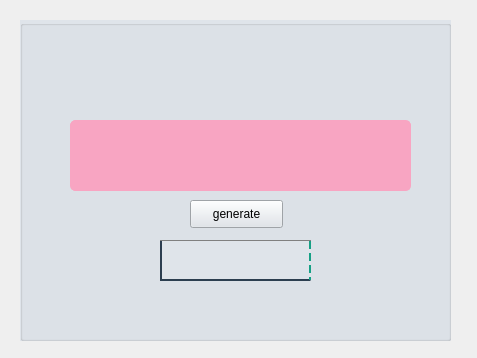
<?xml version="1.0" encoding="UTF-8"?>
<ui version="4.0">
 <class>Form</class>
 <widget class="QWidget" name="Form">
  <property name="geometry">
   <rect>
    <x>0</x>
    <y>0</y>
    <width>477</width>
    <height>358</height>
   </rect>
  </property>
  <property name="windowTitle">
   <string>Form</string>
  </property>
  <widget class="QGroupBox" name="groupBox">
   <property name="geometry">
    <rect>
     <x>20</x>
     <y>20</y>
     <width>431</width>
     <height>321</height>
    </rect>
   </property>
   <property name="styleSheet">
    <string notr="true">background-color : #dfe4ea ;</string>
   </property>
   <property name="title">
    <string/>
   </property>
   <widget class="QPushButton" name="pushButton">
    <property name="geometry">
     <rect>
      <x>170</x>
      <y>180</y>
      <width>93</width>
      <height>28</height>
     </rect>
    </property>
    <property name="text">
     <string>generate</string>
    </property>
   </widget>
   <widget class="QLabel" name="label_2">
    <property name="geometry">
     <rect>
      <x>140</x>
      <y>220</y>
      <width>151</width>
      <height>41</height>
     </rect>
    </property>
    <property name="styleSheet">
     <string notr="true">border : 1px solid grey ;
border-left : 2px solid #2c3e50 ;
border-right : 2px dashed #16a085 ;
border-bottom : 2px solid #2c3e50 ;</string>
    </property>
    <property name="text">
     <string/>
    </property>
   </widget>
   <widget class="QLineEdit" name="lineEdit">
    <property name="geometry">
     <rect>
      <x>50</x>
      <y>100</y>
      <width>341</width>
      <height>71</height>
     </rect>
    </property>
    <property name="styleSheet">
     <string notr="true">border : 1px solid #f8a5c2 ;
border-radius : 5px ;
background-color : #f8a5c2 ;
text-align : center ;</string>
    </property>
    <property name="placeholderText">
     <string/>
    </property>
   </widget>
  </widget>
 </widget>
 <resources/>
 <connections/>
</ui>
